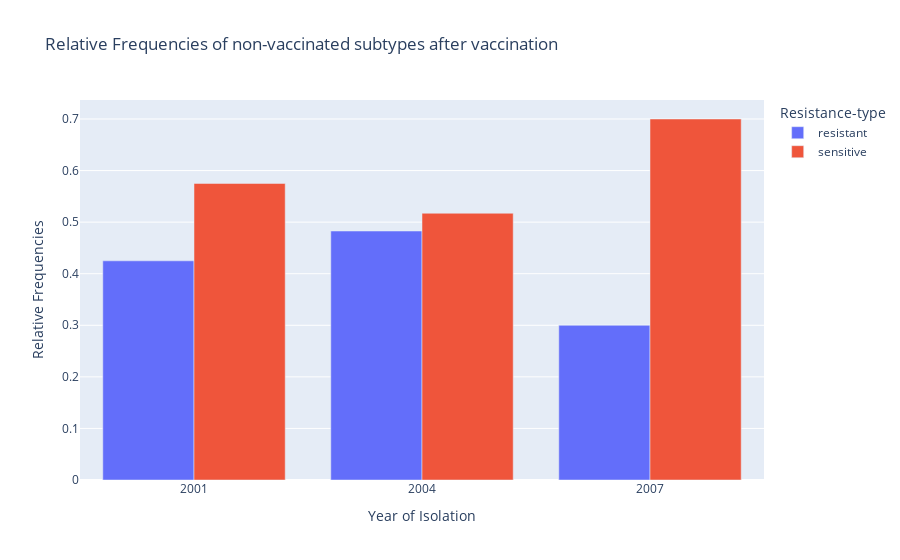

Source (notebook cell):
### Code cell
#plot the histogram

fig = px.bar(df_nonvacc_freq, x='Year of Isolation', y = 'Relative Frequencies',  color = 'Resistance-type',  barmode='group', title = 'Relative Frequencies of non-vaccinated subtypes after vaccination')
fig.show()

### Figure 1 — Plotly figure (JSON) as saved in the notebook; plotly's stock layout.template omitted (floating-point values rounded to 4 significant figures)
{"data": [{"alignmentgroup": "True", "hovertemplate": "Resistance-type=resistant<br>Year of Isolation=%{x}<br>Relative Frequencies=%{y}<extra></extra>", "legendgroup": "resistant", "marker": {"color": "#636efa"}, "name": "resistant", "offsetgroup": "resistant", "orientation": "v", "showlegend": true, "textposition": "auto", "type": "bar", "x": [2001, 2004, 2007], "xaxis": "x", "y": [0.425, 0.4828, 0.3], "yaxis": "y"}, {"alignmentgroup": "True", "hovertemplate": "Resistance-type=sensitive<br>Year of Isolation=%{x}<br>Relative Frequencies=%{y}<extra></extra>", "legendgroup": "sensitive", "marker": {"color": "#EF553B"}, "name": "sensitive", "offsetgroup": "sensitive", "orientation": "v", "showlegend": true, "textposition": "auto", "type": "bar", "x": [2001, 2004, 2007], "xaxis": "x", "y": [0.575, 0.5172, 0.7], "yaxis": "y"}], "layout": {"barmode": "group", "legend": {"title": {"text": "Resistance-type"}, "tracegroupgap": 0}, "title": {"text": "Relative Frequencies of non-vaccinated subtypes after vaccination"}, "xaxis": {"anchor": "y", "domain": [0, 1], "title": {"text": "Year of Isolation"}}, "yaxis": {"anchor": "x", "domain": [0, 1], "title": {"text": "Relative Frequencies"}}}}
